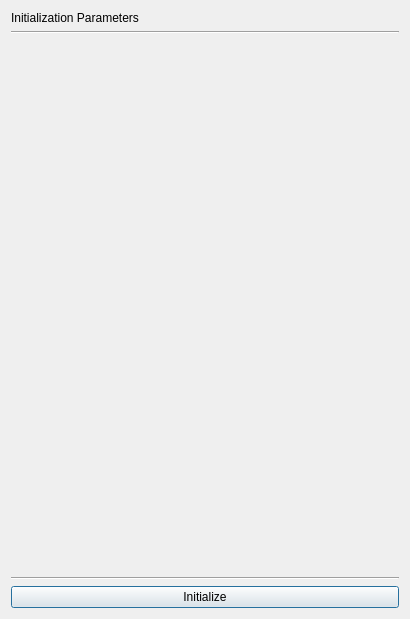
<?xml version="1.0" encoding="UTF-8"?>
<ui version="4.0">
 <class>ClassInitWindow</class>
 <widget class="QDialog" name="ClassInitWindow">
  <property name="geometry">
   <rect>
    <x>0</x>
    <y>0</y>
    <width>410</width>
    <height>619</height>
   </rect>
  </property>
  <property name="windowTitle">
   <string>Initialization</string>
  </property>
  <layout class="QVBoxLayout" name="verticalLayout">
   <item>
    <widget class="QLabel" name="label_title">
     <property name="text">
      <string>Initialization Parameters</string>
     </property>
    </widget>
   </item>
   <item>
    <widget class="Line" name="line">
     <property name="orientation">
      <enum>Qt::Horizontal</enum>
     </property>
    </widget>
   </item>
   <item>
    <widget class="QScrollArea" name="scrollarea">
     <property name="frameShape">
      <enum>QFrame::NoFrame</enum>
     </property>
     <property name="frameShadow">
      <enum>QFrame::Plain</enum>
     </property>
     <property name="widgetResizable">
      <bool>true</bool>
     </property>
     <widget class="QWidget" name="param_widgets_container">
      <property name="geometry">
       <rect>
        <x>0</x>
        <y>0</y>
        <width>388</width>
        <height>520</height>
       </rect>
      </property>
     </widget>
    </widget>
   </item>
   <item>
    <widget class="Line" name="line_2">
     <property name="orientation">
      <enum>Qt::Horizontal</enum>
     </property>
    </widget>
   </item>
   <item>
    <widget class="QPushButton" name="button_initialize">
     <property name="text">
      <string>Initialize</string>
     </property>
    </widget>
   </item>
  </layout>
 </widget>
 <resources/>
 <connections/>
</ui>
